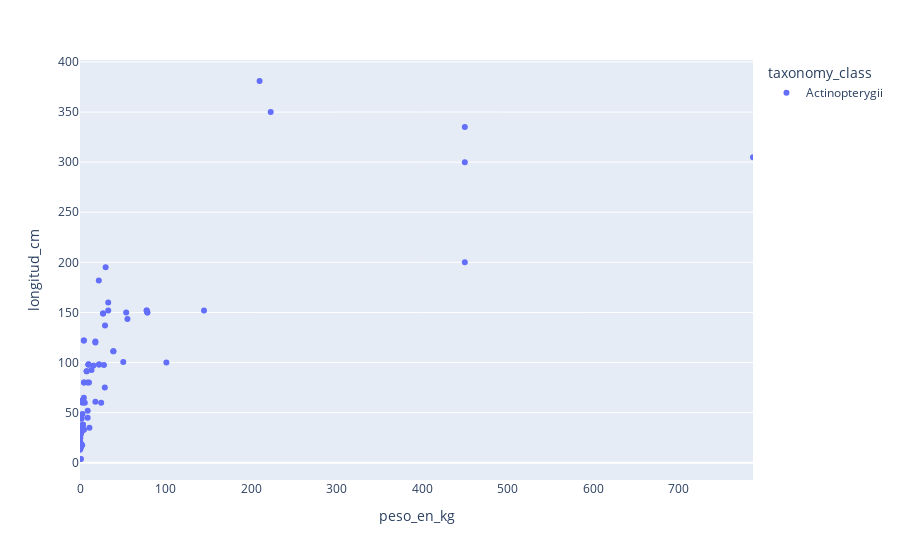

The notebook cell saved with this chart:
### Code cell
fig = px.strip(data_frame = filtrado5,
        x          = "peso_en_kg",
        y          = "longitud_cm",
        color      = "taxonomy_class",
        hover_name      = "name",
        hover_data = ["locations", "characteristics_habitat", "characteristics_water_type"])
fig.show()

### Figure 1 — Plotly figure (JSON) as saved in the notebook; plotly's stock layout.template omitted (floating-point values rounded to 4 significant figures; data arrays with more than 128 entries replaced by an {"elided": "..."} marker saying what was removed)
{"data": [{"alignmentgroup": "True", "boxpoints": "all", "customdata": {"elided": "96x3 str values"}, "fillcolor": "rgba(255,255,255,0)", "hoveron": "points", "hovertemplate": "<b>%{hovertext}</b><br><br>taxonomy_class=Actinopterygii<br>peso_en_kg=%{x}<br>longitud_cm=%{y}<br>locations=%{customdata[0]}<br>characteristics_habitat=%{customdata[1]}<br>characteristics_water_type=%{customdata[2]}<extra></extra>", "hovertext": ["Albacore Tuna", "Alligator Gar", "Alligator Gar", "Anchovies", "Angelfish", "Anglerfish", "Arapaima", "Barramundi Fish", "Beluga Sturgeon", "Blobfish", "Blue Catfish", "Blue Catfish", "Bluefin Tuna", "Bluegill", "Bluegill", "Bonito Fish", "Bowfin", "Bowfin", "Bull Trout", "Butterfly Fish", "Carp", "Chinese Paddlefish", "Chinook Salmon", "Cichlid", "Cichlid", "Cichlid", "Clownfish", "Cobia Fish", "Codfish", "Discus", "Dragonfish", "Drum Fish", "Fangtooth", "Florida Gar", "Fluke Fish (summer flounder)", "Flying Fish", "Freshwater Eel", "Freshwater Eel", "Freshwater Eel", "Freshwater Eel", "Freshwater Eel", "Frogfish", "Gar", "Gar", "Goldfish", "Grass Carp", "Grass Carp", "Guppy", "Guppy", "Hardhead Catfish", "Koi Fish", "Lizardfish", "Lizardfish", "Lizardfish", "Lumpfish", "Mahi Mahi (Dolphin Fish)", "Mahi Mahi (Dolphin Fish)", "Mahi Mahi (Dolphin Fish)", "Mekong Giant Catfish", "Milkfish", "Milkfish", "Mojarra", "Mojarra", "Mojarra", "Monkfish", "Oscar Fish", "Oscar Fish", "Oscar Fish", "Oyster Toadfish", "Paddlefish", "Paddlefish", "Pipefish", "Piranha", "Redtail Catfish", "Rockfish", "Sardines", "Scorpion Fish", "Skipjack Tuna", "Sockeye Salmon", "Sockeye Salmon", "Spotted Gar", "Spotted Gar", "Sturgeon", "Sucker Fish", "Surgeonfish", "Surgeonfish", "Surgeonfish", "Swai Fish", "Tang", "Tarpon", "Tire Track Eel", "Toadfish", "Tuna", "Walleye Fish", "Wolf Eel", "Yellowfin Tuna"], "legendgroup": "Actinopterygii", "line": {"color": "rgba(255,255,255,0)"}, "marker": {"color": "#636efa"}, "name": "Actinopterygii", "offsetgroup": "Actinopterygii", "orientation": "v", "pointpos": 0, "showlegend": true, "type": "box", "x": [18, 78.75, 78.75, 0.028, 0.45, 24.75, 210, 54, 787, 9, 39, 39, 450, 0.81, 0.81, 5.6, 4.7, 4.7, 13.5, 0.05, 11, 223, 29, 1.5, 1.5, 1.5, 0.25, 30, 55.5, 0.2, 0.014, 50.6, 33, 4.5, 9, 4.7, 1.125, 1.125, 1.125, 1.125, 1.125, 0.03, 78, 78, 1.125, 22.28, 22.28, 0.001, 0.001, 2.9, 15.75, 3.37, 3.37, 3.37, 2, 9.9, 9.9, 9.9, 145, 7.8, 7.8, 0.45, 0.45, 0.45, 28, 1.5, 1.5, 1.5, 1.8, 27, 27, 0.5, 2.5, 29.25, 3, 1.6, 1.53, 10.5, 2, 2, 4.5, 4.5, 450, 18, 0.6, 0.6, 0.6, 33, 0.6, 22, 1.8, 1.08, 450, 9, 18, 101], "x0": " ", "xaxis": "x", "y": [120, 150, 150, 13, 25, 60, 381, 150, 304.8, 52, 111.2, 111.2, 300, 28.75, 28.75, 60, 80, 80, 92.5, 15, 35, 350, 75, 45, 45, 45, 14, 195, 143.5, 13.85, 26, 100.5, 160, 65, 45, 33, 61.25, 61.25, 61.25, 61.25, 61.25, 22, 152, 152, 3.75, 98, 98, 3.75, 3.75, 48.75, 97, 38, 38, 38, 31.5, 98, 98, 98, 152, 91.44, 91.44, 18.75, 18.75, 18.75, 97.5, 36, 36, 36, 31, 149, 149, 33.5, 17.5, 137, 60, 18.75, 35, 80, 61, 61, 122, 122, 335, 61, 15, 15, 15, 152, 45, 182, 44, 36, 200, 80, 121, 100], "y0": " ", "yaxis": "y"}], "layout": {"autosize": true, "boxmode": "group", "legend": {"title": {"text": "taxonomy_class"}, "tracegroupgap": 0}, "margin": {"t": 60}, "xaxis": {"anchor": "y", "autorange": true, "domain": [0, 1], "range": [8.674e-19, 787.0], "title": {"text": "peso_en_kg"}, "type": "linear"}, "yaxis": {"anchor": "x", "autorange": true, "domain": [0, 1], "range": [-17.21, 402.0], "title": {"text": "longitud_cm"}, "type": "linear"}}}
